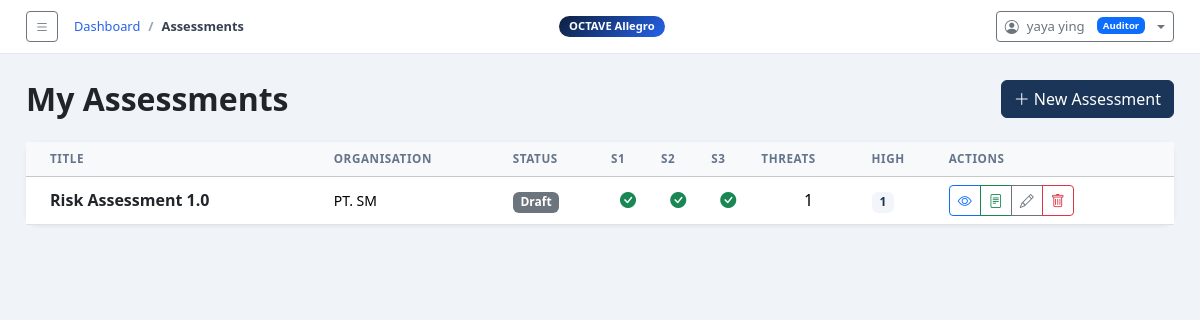
/assessments/ (signed in), run on the app's committed database.
### octave_app/models.py (models this page shows, shortened)
class Assessment(models.Model):
    STATUS_CHOICES = [
        ('draft',       'Draft'),
        ('in_progress', 'In Progress'),
        ('completed',   'Completed'),
    ]
    owner            = models.ForeignKey(User, on_delete=models.SET_NULL, null=True, blank=True,
                           related_name='assessments',
                           help_text='Auditor responsible for this assessment.')
    assigned_auditee = models.ForeignKey(User, on_delete=models.SET_NULL, null=True, blank=True,
                           related_name='assigned_assessments',
                           help_text='Auditee organization being assessed.')
    title          = models.CharField(max_length=255)
    organization   = models.CharField(max_length=255)
    scope          = models.TextField(help_text='Describe the scope and boundaries of this assessment.')
    assessor_name  = models.CharField(max_length=255)
    assessor_email = models.EmailField(blank=True)
    start_date     = models.DateField(default=timezone.now)
    end_date       = models.DateField(null=True, blank=True)
    status         = models.CharField(max_length=20, choices=STATUS_CHOICES, default='draft')
    notes          = models.TextField(blank=True)
    created_at     = models.DateTimeField(default=timezone.now)
    updated_at     = models.DateTimeField(auto_now=True)
    class Meta:
        ordering = ['-created_at']
    def get_impact_priorities(self):
        return {p.impact_area: p.priority_rank for p in self.impact_priorities.all()}
    def get_all_threats(self):
        return ThreatScenario.objects.filter(asset__assessment=self)
    def get_risk_summary(self):
        threats = self.get_all_threats()
        scores = [t.compute_risk_score() for t in threats]
        counts = {'high': 0, 'medium': 0, 'low': 0}
        for s in scores:
            counts[s['level']] += 1
        return counts
    def is_step1_complete(self):
        return self.impact_criteria.exists() and self.impact_priorities.exists()
    def is_step2_complete(self):
        return self.assets.exists()
    def is_step3_complete(self):
        return AssetContainer.objects.filter(asset__assessment=self).exists()

### octave_app/views.py (the view)
# urls.py: path('assessments/',                          views.assessment_list,    name='assessment_list'),
@login_required
def assessment_list(request):
    user = request.user
    try:
        role = user.profile.role
    except UserProfile.DoesNotExist:
        role = 'auditee'
    if role == 'admin':
        assessments = Assessment.objects.all()
    elif role == 'auditor':
        assessments = Assessment.objects.filter(owner=user)
    else:
        assessments = Assessment.objects.filter(assigned_auditee=user)
    return render(request, 'octave_app/assessment_list.html',
                  {'assessments': assessments})

### octave_app/context_processors.py (called while the page is built)
def sidebar_ctx(request):
    return {'octave_steps': OCTAVE_STEPS}

### octave_app/models.py (called while the page is built)
    def compute_risk_score(self):
        if not self.impact_value or not self.impact_area:
            return {'total': 0, 'rank': 0, 'level': 'unscored', 'impact_label': '—'}
        priorities = self.asset.assessment.get_impact_priorities()
        rank = priorities.get(self.impact_area, 1)
        total = self.impact_value * rank
        if total >= 10:
            level = 'high'
        elif total >= 5:
            level = 'medium'
        else:
            level = 'low'
        return {
            'total': total,
            'rank': rank,
            'level': level,
            'impact_label': dict(IMPACT_VALUE_CHOICES).get(self.impact_value, '—'),
        }

### octave_app/templates/octave_app/assessment_list.html (shortened to what this page needs)
{% extends 'octave_app/base.html' %}
{% block breadcrumb %}
<li class="breadcrumb-item"><a href="{% url 'dashboard' %}">Dashboard</a></li>
<li class="breadcrumb-item active">Assessments</li>
{% endblock %}
{% block content %}
<div class="d-flex justify-content-between align-items-center mb-4">
  {% if user.profile.role == 'admin' %}
  <div>
    <h2 class="fw-bold mb-0">All Assessments</h2>
    <p class="text-muted small mb-0">Read-only overview of all platform assessments</p>
  </div>
  {% elif user.profile.role == 'auditor' %}
  <h2 class="fw-bold mb-0">My Assessments</h2>
  <a href="{% url 'assessment_create' %}" class="btn btn-primary"><i class="bi bi-plus-lg me-1"></i>New Assessment</a>
  {% else %}
  <div>
    <h2 class="fw-bold mb-0">My Assigned Assessments</h2>
    <p class="text-muted small mb-0">View-only access</p>
  </div>
  {% endif %}
</div>
<div class="card">
  <div class="card-body p-0">
    {% if assessments %}
    <div class="table-responsive">
      <table class="table table-hover align-middle mb-0">
        <thead class="table-light">
          <tr>
            <th class="ps-4">Title</th>
            <th>Organisation</th>
            <th>Status</th>
            <th>S1</th><th>S2</th><th>S3</th>
            <th>Threats</th><th>High</th>
            <th class="pe-3">Actions</th>
          </tr>
        </thead>
        <tbody>
        {% for a in assessments %}
        {% with s=a.get_risk_summary %}
        <tr>
          <td class="ps-4"><a href="{% url 'assessment_detail' a.pk %}" class="fw-semibold text-decoration-none text-dark">{{ a.title }}</a></td>
          <td class="small">{{ a.organization }}</td>
          <td>
            {% if a.status == 'completed' %}<span class="badge bg-success">Done</span>
            {% elif a.status == 'in_progress' %}<span class="badge bg-warning text-dark">Active</span>
            {% else %}<span class="badge bg-secondary">Draft</span>{% endif %}
          </td>
          <td class="text-center">{% if a.is_step1_complete %}<i class="bi bi-check-circle-fill text-success"></i>{% else %}<i class="bi bi-circle text-muted"></i>{% endif %}</td>
          <td class="text-center">{% if a.is_step2_complete %}<i class="bi bi-check-circle-fill text-success"></i>{% else %}<i class="bi bi-circle text-muted"></i>{% endif %}</td>
          <td class="text-center">{% if a.is_step3_complete %}<i class="bi bi-check-circle-fill text-success"></i>{% else %}<i class="bi bi-circle text-muted"></i>{% endif %}</td>
          <td class="text-center">{{ a.get_all_threats.count }}</td>
          <td><span class="badge risk-high">{{ s.high }}</span></td>
          <td class="pe-3">
            <div class="btn-group btn-group-sm">
              <a href="{% url 'assessment_detail' a.pk %}" class="btn btn-outline-primary" title="View"><i class="bi bi-eye"></i></a>
              <a href="{% url 'generate_report' a.pk %}" class="btn btn-outline-success" title="Report"><i class="bi bi-file-text"></i></a>
              {% if user.profile.role == 'admin' %}
              <a href="{% url 'assign_auditee' a.pk %}" class="btn btn-outline-primary" title="Assign Auditee"><i class="bi bi-person-check"></i></a>
              {% elif user.profile.role == 'auditor' %}
              <a href="{% url 'assessment_update' a.pk %}" class="btn btn-outline-secondary" title="Edit"><i class="bi bi-pencil"></i></a>
              <a href="{% url 'assessment_delete' a.pk %}" class="btn btn-outline-danger" title="Delete"><i class="bi bi-trash"></i></a>
              {% endif %}
            </div>
          </td>
        </tr>
        {% endwith %}
        {% endfor %}
        </tbody>
      </table>
    </div>
    {% endif %}
  </div>
</div>
{% endblock %}

### octave_app/templates/octave_app/base.html (shortened to what this page needs)
<!DOCTYPE html>
<html lang="en">
<head>
  <link href="https://cdn.jsdelivr.net/npm/bootstrap@5.3.2/dist/css/bootstrap.min.css" rel="stylesheet">
  <link href="https://cdn.jsdelivr.net/npm/bootstrap-icons@1.11.3/font/bootstrap-icons.css" rel="stylesheet">
</head>
<body>
<div class="main full">
  <div class="topbar">
    <div class="d-flex align-items-center gap-3">
      <button class="btn btn-sm btn-outline-secondary" id="toggleSidebar">
        <i class="bi bi-list"></i>
      </button>
      <nav aria-label="breadcrumb">
        <ol class="breadcrumb">
          {% block breadcrumb %}<li class="breadcrumb-item active">Dashboard</li>{% endblock %}
        </ol>
      </nav>
    </div>
    <span class="ws-badge">OCTAVE Allegro</span>
    {% if user.is_authenticated %}
    <div class="dropdown ms-3">
      <button class="btn btn-sm btn-outline-secondary dropdown-toggle d-flex align-items-center gap-2" type="button" data-bs-toggle="dropdown">
        <i class="bi bi-person-circle"></i>
        <span style="font-size:.82rem">{{ user.get_full_name|default:user.username }}</span>
        {% with role=user.profile.role %}
        {% if role == 'admin' %}<span class="badge bg-danger ms-1" style="font-size:.6rem">Admin</span>
        {% elif role == 'auditor' %}<span class="badge bg-primary ms-1" style="font-size:.6rem">Auditor</span>
        {% else %}<span class="badge bg-secondary ms-1" style="font-size:.6rem">Auditee</span>{% endif %}
        {% endwith %}
      </button>
    </div>
    {% endif %}
  </div>
  <div class="content">
    {% block content %}{% endblock %}
  </div>
</div>
</body>
</html>

### octave_app/templates/octave_app/base.html (style rules this page uses)
:root { --navy:#0d1f3c;--navy2:#1a3558;--accent:#2563eb;--sidebar:270px }
body { background:#f0f4f8;font-family:'Segoe UI',system-ui,sans-serif }
.main { margin-left:var(--sidebar); min-height:100vh; display:flex; flex-direction:column; transition:margin-left .3s ease; }
.main.full { margin-left:0 !important; }
.topbar { background:#fff;border-bottom:1px solid #e2e8f0;padding:11px 26px;position:sticky;top:0;z-index:100;display:flex;align-items:center;justify-content:space-between }
.topbar .breadcrumb { margin:0;font-size:.8rem }
.topbar .breadcrumb-item a { color:var(--accent);text-decoration:none }
.topbar .breadcrumb-item.active { color:#374151;font-weight:600 }
.topbar .breadcrumb-item+.breadcrumb-item::before { color:#94a3b8 }
.content { padding:26px;flex:1 }
.card { border:none;border-radius:12px;box-shadow:0 1px 4px rgba(0,0,0,.07) }
.risk-high { background:#f2f6fa;color:#1e334a }
.ws-badge { background:linear-gradient(135deg,var(--navy),var(--accent));color:#fff;border-radius:16px;padding:2px 10px;font-size:.7rem;font-weight:700 }
.table th { font-size:.73rem;text-transform:uppercase;letter-spacing:.05em;color:#64748b;font-weight:700 }
.btn-primary { background:var(--navy2);border-color:var(--navy2) }

### data on the page
Assessment: title "Risk Assessment 1.0", organization "PT. SM", status "Draft", get_all_threats.count "1", get_risk_summary.high "1"

### other printed values
{{ user.get_full_name|default:user.username }} "yaya ying"
